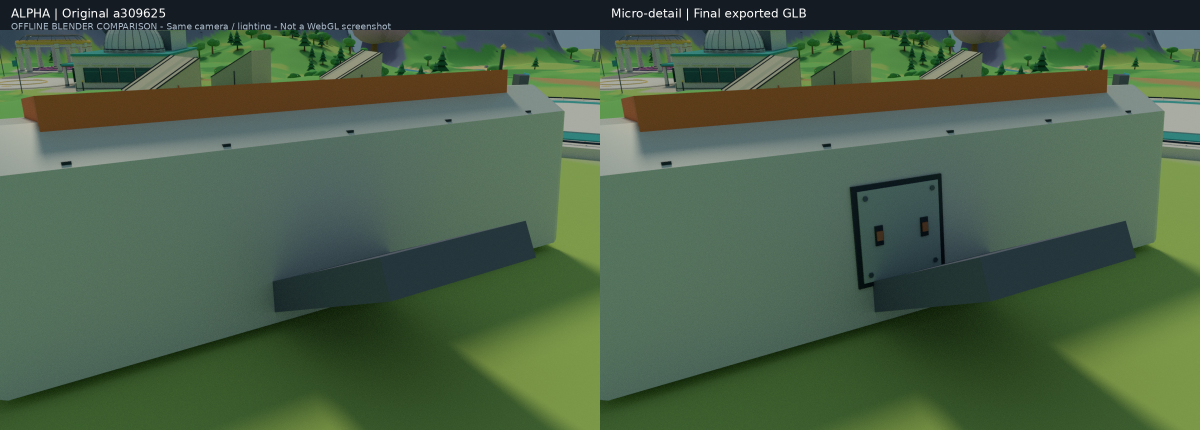
#> input picture docs/world-micro-detail/alpha.jpg, 2400 x 860 px, given in place of alpha.png, which was not available (shown at 1/2 size)
$ python assemble-review.py ../../../docs/world-micro-detail/alpha.jpg ../../../docs/world-micro-detail/blacksail.jpg
#> lines starting #> are read from the running program, lines starting #| are printed output that depends on the picture; pictures that were not available may be replaced by others from this repository, and a replacement may not be noted
"""Contact sheet of actual authored runtime geometry, offline studio-lit CPU renders."""
from PIL import Image,ImageDraw,ImageFont
from pathlib import Path
import sys
base=Path(sys.argv[1]);out=Path(sys.argv[2]);out.mkdir(parents=True,exist_ok=True)
labels={'alpha':'PHANTOM SUN VALLEY | Companion Residence','britain':'SUNSET KINGDOM | Forge, Stable and Abbey','blacksail':'BLACKSAIL | Tidemark Customs House','winter':'ETERNAL WINTER | Aid and Supply Post','kyoto':'KYOTO | Swordsmith and Wayfarer Lane'}
font=ImageFont.truetype('/usr/share/fonts/truetype/dejavu/DejaVuSans.ttf',19);small=ImageFont.truetype('/usr/share/fonts/truetype/dejavu/DejaVuSans.ttf',15)
w,h=1600,450;sheet=Image.new('RGB',(w,h*5+90),'#171d27');d=ImageDraw.Draw(sheet)
#> after `sheet = Image.new('RGB', (w, h * 5 + 90), '#171d27')`:
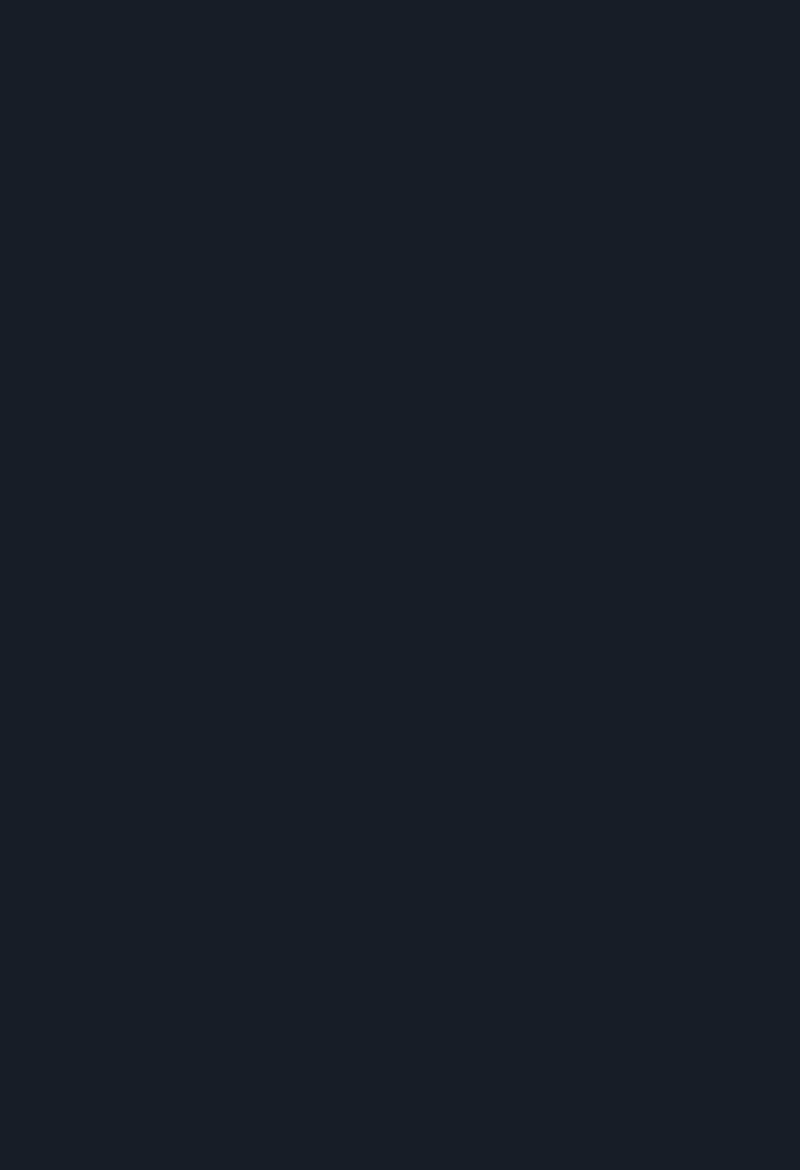
#> sheet: PIL image 1600x2340 RGB (shown at 1/2 size); mean R, G, B 23, 29, 39
d.text((24,14),'PARHELION | FIVE LIVED-IN CHAPTER HUBS',font=font,fill='white');d.text((24,44),'Actual runtime mesh geometry + resident NPCs. Offline studio lighting; not a browser or FPS capture.',font=small,fill='#bec9d8')
for row,(region,label)in enumerate(labels.items()):
 y=90+row*h;d.text((20,y+8),label,font=font,fill='white')
 for col,suffix in enumerate(['','-interior']):
  image=Image.open(base/(region+suffix+'.png')).convert('RGB');image.save(out/(region+suffix+'.jpg'),quality=88)
#> further down, image is the input picture: PIL image 2400x860 RGB; mean R, G, B 73.9, 95.7, 70.8
  image.thumbnail((790,400));sheet.paste(image,(col*800+(800-image.width)//2,y+43+(400-image.height)//2))
#> after `image.thumbnail((790, 400))`:
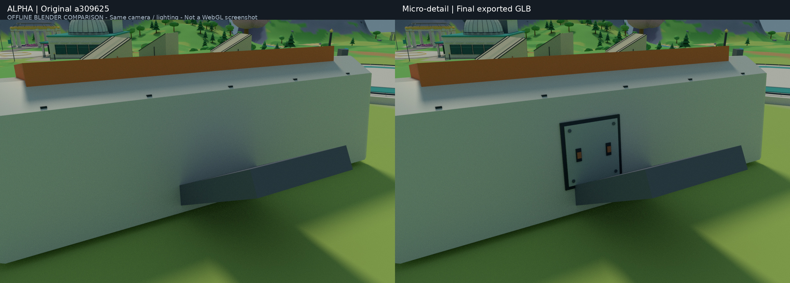
#> image: PIL image 790x283 RGB; mean R, G, B 73.9, 95.7, 70.8
#> after `sheet.paste(image, (col * 800 + (800 - image.width) // 2, y + 43 + (40`:
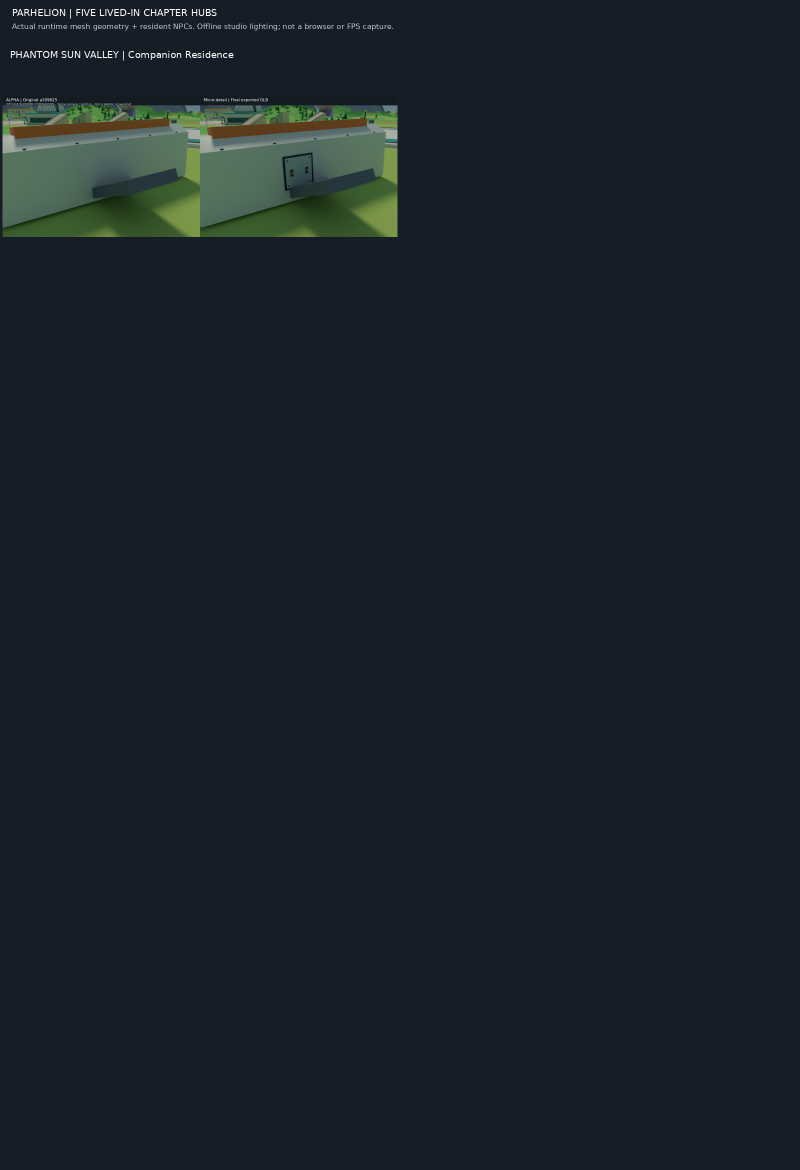
#> sheet: PIL image 1600x2340 RGB (shown at 1/2 size); mean R, G, B 26.4, 33.3, 41.2
#> (the run stopped early here; a loop or call above may not have finished)

$ run again, with docs/world-micro-detail/winter.jpg copied over docs/world-micro-detail/alpha.jpg
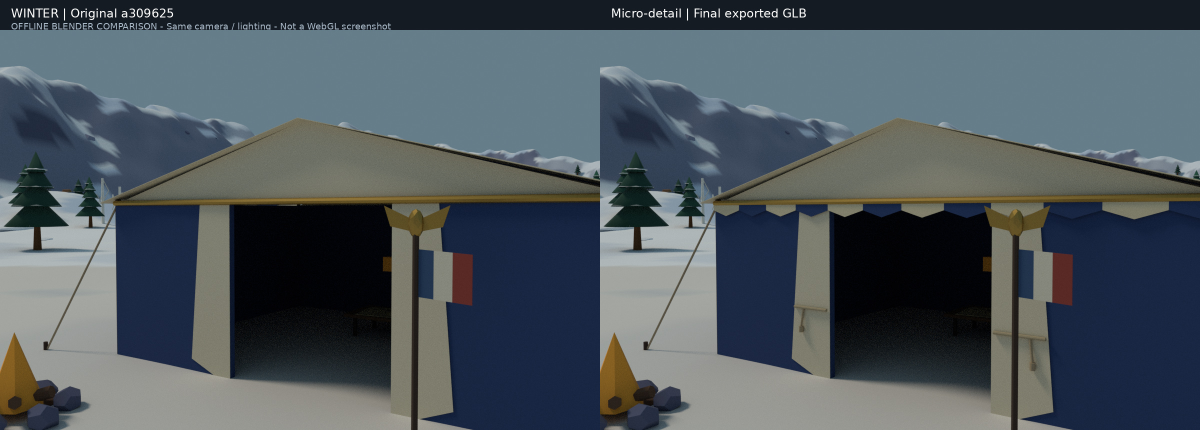
#> input picture docs/world-micro-detail/winter.jpg, 2400 x 860 px, given in place of alpha.png, which was not available (shown at 1/2 size)
#> image is the input picture: PIL image 2400x860 RGB; mean R, G, B 76.6, 86, 92.4
#> `image.thumbnail((790, 400))`:
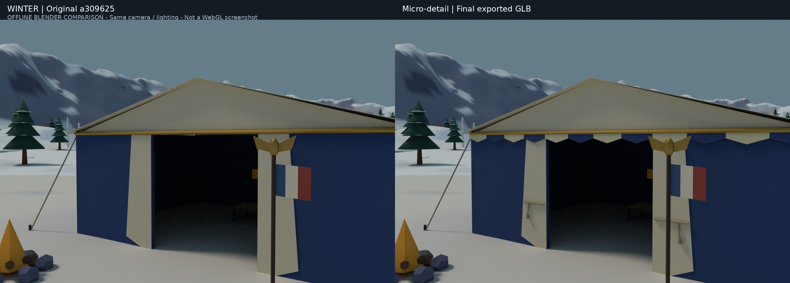
#> image: PIL image 790x283 RGB; mean R, G, B 76.6, 86, 92.4
#> `sheet.paste(image, (col * 800 + (800 - image.width) // 2, y + 43 + (40`:
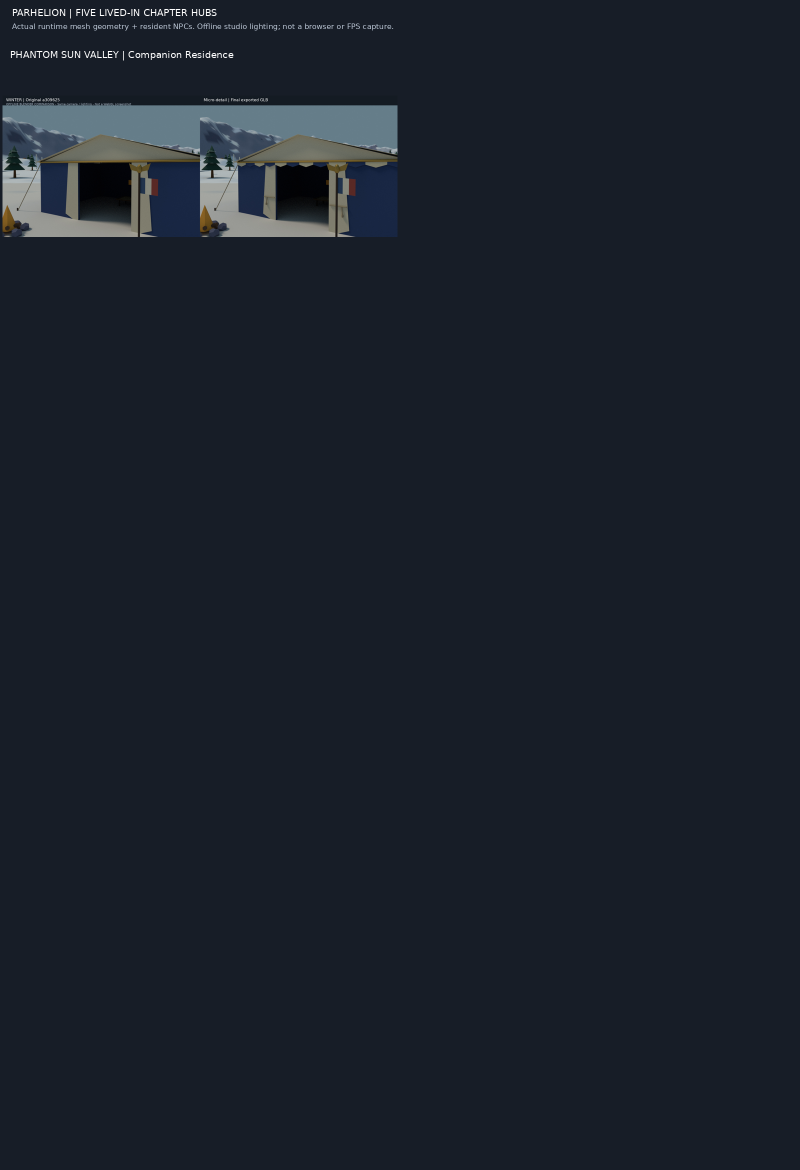
#> sheet: PIL image 1600x2340 RGB (shown at 1/2 size); mean R, G, B 26.5, 32.7, 42.5
